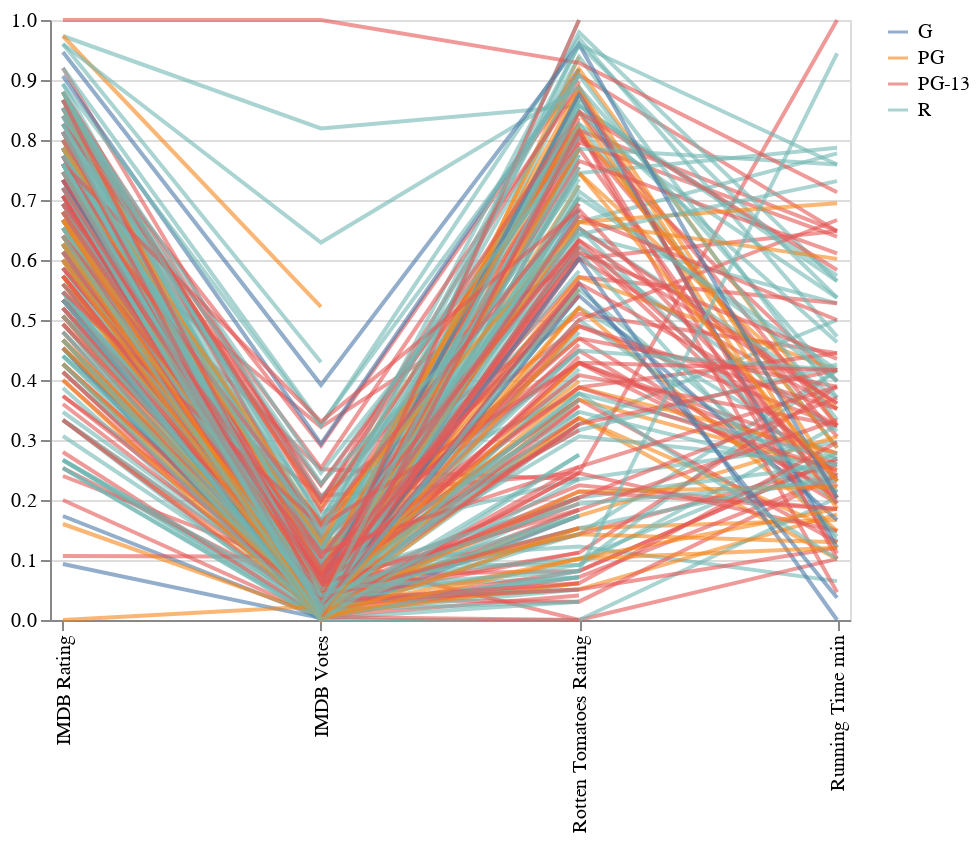

Notebook code cell kept with this figure:
### Markdown cell above
## Parallel coordinates

### Code cell
aly.parcoord(movies, 'MPAA Rating', rescale='min-max')

### Figure 1 — Vega-Lite specification as saved in the notebook (floating-point values rounded to 4 significant figures; data arrays with more than 128 entries replaced by an {"elided": "..."} marker saying what was removed)
{"config": {"view": {"continuousWidth": 400, "continuousHeight": 300}}, "data": {"name": "data-5be0570bd497a95539f0bd842ca04e10"}, "mark": "line", "encoding": {"color": {"type": "nominal", "field": "MPAA Rating", "title": null}, "detail": {"type": "nominal", "field": "index"}, "opacity": {"condition": {"value": 0.6, "selection": "selector007"}, "value": 0.05}, "x": {"type": "ordinal", "field": "key", "scale": {"nice": false, "padding": 0.05}, "title": null}, "y": {"type": "quantitative", "field": "value", "title": null}}, "selection": {"selector007": {"type": "multi", "fields": ["MPAA Rating"], "bind": "legend"}}, "transform": [{"window": [{"op": "count", "as": "index"}]}, {"fold": ["IMDB Votes", "IMDB Rating", "Rotten Tomatoes Rating", "Running Time min"]}], "width": 400, "$schema": "https://vega.github.io/schema/vega-lite/v4.8.1.json", "datasets": {"data-5be0570bd497a95539f0bd842ca04e10": {"elided": "319 records"}}}
